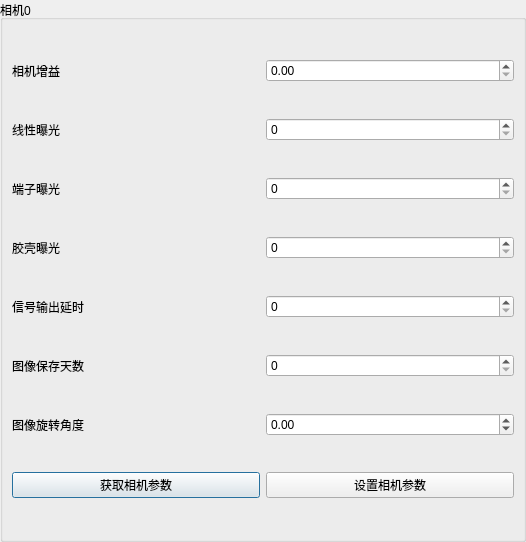
<?xml version="1.0" encoding="UTF-8"?>
<ui version="4.0">
 <class>CameraParamDialog</class>
 <widget class="QDialog" name="CameraParamDialog">
  <property name="geometry">
   <rect>
    <x>0</x>
    <y>0</y>
    <width>526</width>
    <height>542</height>
   </rect>
  </property>
  <property name="windowTitle">
   <string>CameraParamDialog</string>
  </property>
  <layout class="QHBoxLayout" name="horizontalLayout">
   <property name="spacing">
    <number>0</number>
   </property>
   <property name="leftMargin">
    <number>0</number>
   </property>
   <property name="topMargin">
    <number>0</number>
   </property>
   <property name="rightMargin">
    <number>0</number>
   </property>
   <property name="bottomMargin">
    <number>0</number>
   </property>
   <item>
    <widget class="QGroupBox" name="groupBox">
     <property name="title">
      <string>相机0</string>
     </property>
     <layout class="QGridLayout" name="gridLayout">
      <item row="3" column="0">
       <widget class="QLabel" name="label_4">
        <property name="text">
         <string>胶壳曝光</string>
        </property>
       </widget>
      </item>
      <item row="6" column="0">
       <widget class="QLabel" name="label_7">
        <property name="text">
         <string>图像旋转角度</string>
        </property>
       </widget>
      </item>
      <item row="5" column="1">
       <widget class="QSpinBox" name="spinBox_imageSaveDay"/>
      </item>
      <item row="5" column="0">
       <widget class="QLabel" name="label_6">
        <property name="text">
         <string>图像保存天数</string>
        </property>
       </widget>
      </item>
      <item row="6" column="1">
       <widget class="QDoubleSpinBox" name="doubleSpinBox_imageRotaAngle">
        <property name="minimum">
         <double>-360.000000000000000</double>
        </property>
        <property name="maximum">
         <double>360.000000000000000</double>
        </property>
       </widget>
      </item>
      <item row="1" column="0">
       <widget class="QLabel" name="label_2">
        <property name="text">
         <string>线性曝光</string>
        </property>
       </widget>
      </item>
      <item row="0" column="0">
       <widget class="QLabel" name="label">
        <property name="text">
         <string>相机增益</string>
        </property>
       </widget>
      </item>
      <item row="2" column="0">
       <widget class="QLabel" name="label_3">
        <property name="text">
         <string>端子曝光</string>
        </property>
       </widget>
      </item>
      <item row="3" column="1">
       <widget class="QSpinBox" name="spinBox_rubberCasingExposure">
        <property name="maximum">
         <number>100000</number>
        </property>
       </widget>
      </item>
      <item row="4" column="1">
       <widget class="QSpinBox" name="spinBox_outputDelay">
        <property name="maximum">
         <number>100000</number>
        </property>
       </widget>
      </item>
      <item row="1" column="1">
       <widget class="QSpinBox" name="spinBox_conductorExposure">
        <property name="maximum">
         <number>100000</number>
        </property>
       </widget>
      </item>
      <item row="4" column="0">
       <widget class="QLabel" name="label_5">
        <property name="text">
         <string>信号输出延时</string>
        </property>
       </widget>
      </item>
      <item row="2" column="1">
       <widget class="QSpinBox" name="spinBox_terminalExposure">
        <property name="maximum">
         <number>100000</number>
        </property>
       </widget>
      </item>
      <item row="0" column="1">
       <widget class="QDoubleSpinBox" name="doubleSpinBox_cameraGain">
        <property name="maximum">
         <double>1000000.000000000000000</double>
        </property>
       </widget>
      </item>
      <item row="7" column="0">
       <widget class="QPushButton" name="pushButton_getCameraParam">
        <property name="text">
         <string>获取相机参数</string>
        </property>
       </widget>
      </item>
      <item row="7" column="1">
       <widget class="QPushButton" name="pushButton_setCameraParam">
        <property name="text">
         <string>设置相机参数</string>
        </property>
       </widget>
      </item>
     </layout>
    </widget>
   </item>
  </layout>
 </widget>
 <resources/>
 <connections/>
</ui>
